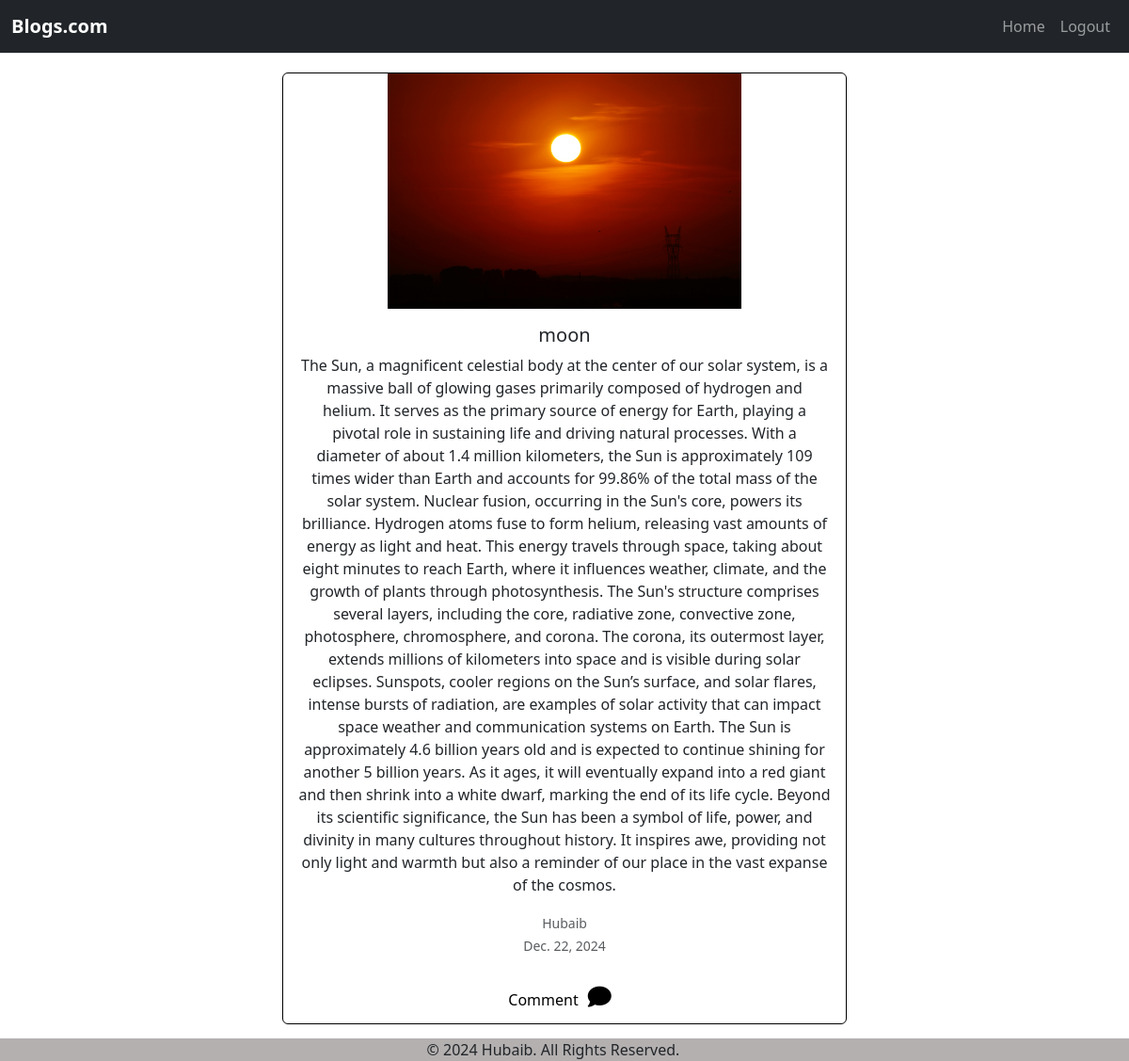
Screenshot of /blog_detail/1 with the database file from the repository.
### writer/models.py (models this page shows, shortened)
class BlogModel(models.Model):
    title = models.CharField(max_length=100)
    blog = models.TextField()
    author_name = models.CharField(max_length=100,null=True)
    date = models.DateField(auto_now_add=True)
    image=models.ImageField(upload_to='blog_images')
    user = models.ForeignKey(User, on_delete=models.CASCADE)

### viewer/views.py (the view)
# urls.py: path('blog_detail/<int:id>', views.BlogDetailView.as_view(), name='blog_detail'),
class BlogDetailView(TemplateView):
    template_name = 'blog_detail.html'
    def get_context_data(self, **kwargs):
        context = super().get_context_data(**kwargs)
        context['blogy'] = BlogModel.objects.get(id=self.kwargs.get('id'))
        return context

### viewer/templates/blog_detail.html (shortened to what this page needs)
<!doctype html>
<html lang="en">
<head>
  <link rel="stylesheet" href="https://cdnjs.cloudflare.com/ajax/libs/font-awesome/6.7.2/css/all.min.css" />
  <link href="https://cdn.jsdelivr.net/npm/bootstrap@5.3.2/dist/css/bootstrap.min.css" rel="stylesheet"
 />
    <link rel="stylesheet" href="https://cdnjs.cloudflare.com/ajax/libs/font-awesome/6.7.2/css/all.min.css" />
</head>
<body>
  <nav class="navbar navbar-expand-lg navbar-dark bg-dark border-bottom">
    <div class="container-fluid">
      <a class="navbar-brand" href="#!"><strong>Blogs.com</strong></a>
      <div class="collapse navbar-collapse" id="navbarSupportedContent">
        <ul class="navbar-nav ms-auto mb-2 mb-lg-0">
          <li class="nav-item"><a class="nav-link" href="{% url 'home' %}">Home</a></li>
          <li class="nav-item"><a class="nav-link" href="{% url 'logout' %}">Logout</a></li>
        </ul>
      </div>
    </div>
  </nav <main>
    <div class="card  " style="border: 1px solid black; width: 50%; margin: auto; margin-top: 20px; ">
      <img src="{{blogy.image.url}}" class="card-img-top" height="250px" style="object-fit: contain;">
      <div class="card-body " style="width: 100%; margin: auto; text-align: center;">
        <h5 class="card-title">{{blogy.title}}</h5>
        <p class="card-text">
          {{blogy.blog}}
        </p>
        <p class="card-text">
          <small class="text-muted">{{blogy.author_name}}<br>{{blogy.date}}</small>
        </p>
      </div>
      <div class="d-flex justify-content-center align-items-center">
        <a  href="{% url 'comment' blogy.id %}" style="text-decoration:none;color: black; margin: 5px;">Comment<i class="fa-solid fa-comment" style="font-size: 25px; margin: 10px;"></i></a>
        </div>
    </div>
  <footer>
     <footer style="background-color: rgb(180, 176, 176); margin-top: 15px;">
     <div class="container">
    <div class="row">
    <div class="row">
      <div class="col text-center">
        <p class="mb-0">&copy; 2024 Hubaib. All Rights Reserved.</p>
      </div>
    </div>
  </div>
  </footer>
  </footer>
</body>
</html>

### rows the page displays
BlogModel: image (picture), title "moon", blog "The Sun, a magnificent celestial body at the center of our solar system, is a massive ball of glowing gases primarily composed of hydrogen and helium. It serves as the primary source of energy for Earth, playing a pivotal role in sustaining life and driving natural processes. With a diameter of about 1.4 million kilometers, the Sun is approximately 109 times wider than Earth and accounts for 99.86% of the total mass of the solar system. Nuclear fusion, occurring in the Sun's core, powers its brilliance. Hydrogen atoms fuse to form helium, releasing vast amounts of energy as light and heat. This energy travels through space, taking about eight minutes to reach Earth, where it influences…", author_name "Hubaib", date "Dec. 22, 2024"
